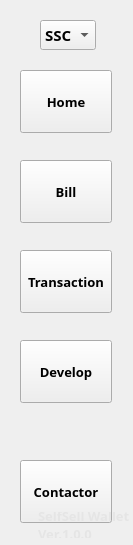
<?xml version="1.0" encoding="UTF-8"?>
<ui version="4.0">
 <class>FunctionBar</class>
 <widget class="QWidget" name="FunctionBar">
  <property name="geometry">
   <rect>
    <x>0</x>
    <y>0</y>
    <width>133</width>
    <height>545</height>
   </rect>
  </property>
  <property name="sizePolicy">
   <sizepolicy hsizetype="Preferred" vsizetype="Ignored">
    <horstretch>0</horstretch>
    <verstretch>0</verstretch>
   </sizepolicy>
  </property>
  <property name="font">
   <font>
    <family>微软雅黑</family>
    <pointsize>10</pointsize>
    <weight>75</weight>
    <bold>true</bold>
   </font>
  </property>
  <property name="windowTitle">
   <string>Form</string>
  </property>
  <property name="styleSheet">
   <string notr="true"/>
  </property>
  <widget class="QToolButton" name="surveyBtn">
   <property name="geometry">
    <rect>
     <x>20</x>
     <y>70</y>
     <width>92</width>
     <height>63</height>
    </rect>
   </property>
   <property name="font">
    <font>
     <family>微软雅黑</family>
     <pointsize>10</pointsize>
    </font>
   </property>
   <property name="cursor">
    <cursorShape>PointingHandCursor</cursorShape>
   </property>
   <property name="focusPolicy">
    <enum>Qt::NoFocus</enum>
   </property>
   <property name="styleSheet">
    <string notr="true"/>
   </property>
   <property name="text">
    <string>Home</string>
   </property>
  </widget>
  <widget class="QToolButton" name="accountBtn">
   <property name="geometry">
    <rect>
     <x>20</x>
     <y>160</y>
     <width>92</width>
     <height>63</height>
    </rect>
   </property>
   <property name="font">
    <font>
     <family>微软雅黑</family>
     <pointsize>10</pointsize>
    </font>
   </property>
   <property name="cursor">
    <cursorShape>PointingHandCursor</cursorShape>
   </property>
   <property name="focusPolicy">
    <enum>Qt::NoFocus</enum>
   </property>
   <property name="text">
    <string>Bill</string>
   </property>
  </widget>
  <widget class="QToolButton" name="transferBtn">
   <property name="geometry">
    <rect>
     <x>20</x>
     <y>250</y>
     <width>92</width>
     <height>63</height>
    </rect>
   </property>
   <property name="font">
    <font>
     <family>微软雅黑</family>
     <pointsize>10</pointsize>
    </font>
   </property>
   <property name="cursor">
    <cursorShape>PointingHandCursor</cursorShape>
   </property>
   <property name="focusPolicy">
    <enum>Qt::NoFocus</enum>
   </property>
   <property name="text">
    <string>Transaction</string>
   </property>
  </widget>
  <widget class="QToolButton" name="delegateBtn">
   <property name="geometry">
    <rect>
     <x>20</x>
     <y>340</y>
     <width>92</width>
     <height>63</height>
    </rect>
   </property>
   <property name="font">
    <font>
     <family>微软雅黑</family>
     <pointsize>10</pointsize>
    </font>
   </property>
   <property name="cursor">
    <cursorShape>PointingHandCursor</cursorShape>
   </property>
   <property name="focusPolicy">
    <enum>Qt::NoFocus</enum>
   </property>
   <property name="text">
    <string>Develop</string>
   </property>
  </widget>
  <widget class="QToolButton" name="contactBtn">
   <property name="geometry">
    <rect>
     <x>20</x>
     <y>460</y>
     <width>92</width>
     <height>63</height>
    </rect>
   </property>
   <property name="font">
    <font>
     <family>微软雅黑</family>
     <pointsize>10</pointsize>
    </font>
   </property>
   <property name="cursor">
    <cursorShape>PointingHandCursor</cursorShape>
   </property>
   <property name="focusPolicy">
    <enum>Qt::NoFocus</enum>
   </property>
   <property name="text">
    <string>Contactor</string>
   </property>
  </widget>
  <widget class="QLabel" name="activeLabel">
   <property name="geometry">
    <rect>
     <x>10</x>
     <y>17</y>
     <width>7</width>
     <height>93</height>
    </rect>
   </property>
   <property name="text">
    <string/>
   </property>
  </widget>
  <widget class="QLabel" name="versionLabel_2">
   <property name="geometry">
    <rect>
     <x>38</x>
     <y>512</y>
     <width>91</width>
     <height>26</height>
    </rect>
   </property>
   <property name="font">
    <font>
     <family>微软雅黑</family>
    </font>
   </property>
   <property name="styleSheet">
    <string notr="true">color: rgb(229,229,229);</string>
   </property>
   <property name="text">
    <string>SelfSell Wallet
Ver.1.0.0</string>
   </property>
  </widget>
  <widget class="QLabel" name="logoLabel">
   <property name="geometry">
    <rect>
     <x>7</x>
     <y>515</y>
     <width>25</width>
     <height>16</height>
    </rect>
   </property>
   <property name="text">
    <string/>
   </property>
  </widget>
  <widget class="QComboBox" name="assertComboBox">
   <property name="geometry">
    <rect>
     <x>40</x>
     <y>20</y>
     <width>51</width>
     <height>26</height>
    </rect>
   </property>
   <property name="font">
    <font>
     <family>Segoe UI Semibold</family>
     <pointsize>11</pointsize>
     <weight>75</weight>
     <bold>true</bold>
    </font>
   </property>
   <property name="focusPolicy">
    <enum>Qt::NoFocus</enum>
   </property>
   <property name="acceptDrops">
    <bool>false</bool>
   </property>
   <property name="autoFillBackground">
    <bool>true</bool>
   </property>
   <property name="styleSheet">
    <string notr="true"/>
   </property>
   <property name="editable">
    <bool>false</bool>
   </property>
   <property name="currentText">
    <string>SSC</string>
   </property>
   <property name="currentIndex">
    <number>0</number>
   </property>
   <property name="sizeAdjustPolicy">
    <enum>QComboBox::AdjustToContents</enum>
   </property>
   <property name="minimumContentsLength">
    <number>0</number>
   </property>
   <property name="modelColumn">
    <number>0</number>
   </property>
   <item>
    <property name="text">
     <string>SSC</string>
    </property>
   </item>
  </widget>
 </widget>
 <resources/>
 <connections/>
</ui>
